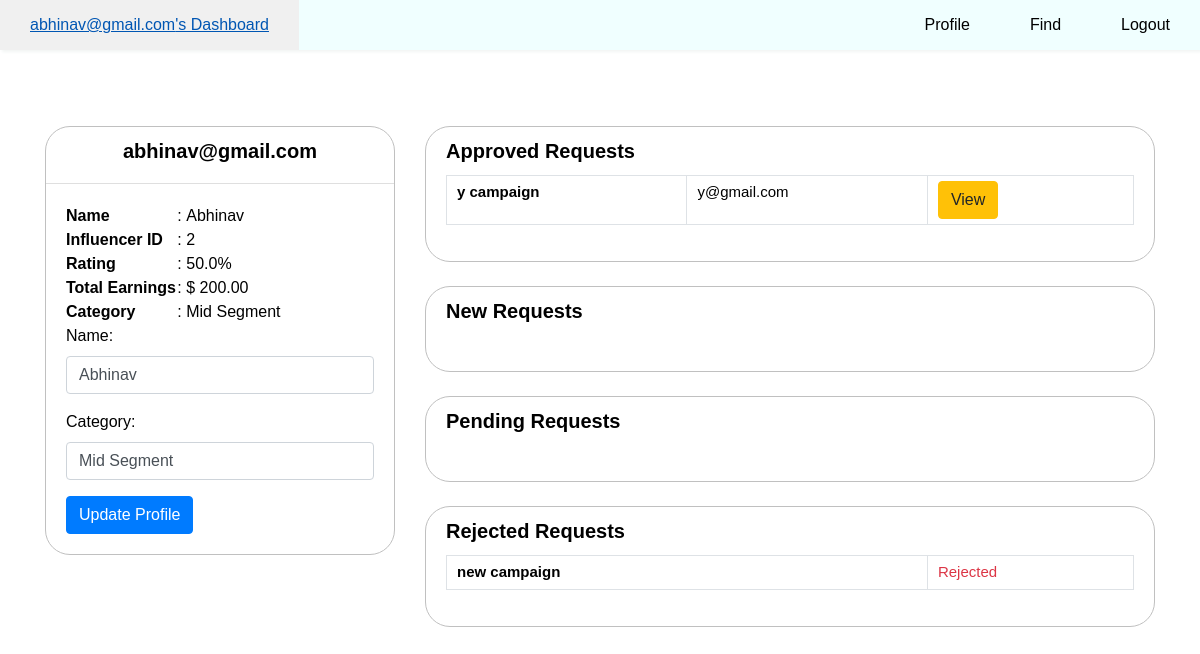
The page /profile (signed in) on the database its author committed.
### model.py (models this page shows)
class User(db.Model):
    id = db.Column(db.Integer, primary_key = True)
    name = db.Column(db.String, unique = False, nullable = True, default=lambda: '')
    email = db.Column(db.String, unique = True, nullable = False)
    password = db.Column(db.String, nullable = False)
    isAdmin = db.Column(db.Boolean, default = False)
    isInfluencer = db.Column(db.Boolean, default = False)
    isSponsor = db.Column(db.Boolean, default = False)
    isBlacklist = db.Column(db.Boolean, default = False)
    influencer = db.relationship('Influencer', back_populates='user', cascade="all, delete-orphan", uselist=False)
    sponsor = db.relationship('Sponsor', back_populates='user', cascade="all, delete-orphan", uselist=False)

class Influencer(db.Model):
    influencer_id = db.Column(db.Integer, db.ForeignKey('user.id'),primary_key=True)
    category = db.Column(db.String, nullable=True, default = '')
    rating = db.Column(db.Float, default=50.0)
    user = db.relationship('User', back_populates='influencer')
    requests = db.relationship('Request', back_populates='influencer', cascade="all, delete-orphan")
    blacklist_requests = db.relationship('BlacklistRequest', back_populates='influencer', cascade="all, delete-orphan")

class Request(db.Model):
    request_id = db.Column(db.Integer, primary_key=True)
    campaign_id = db.Column(db.Integer, db.ForeignKey('campaign.campaign_id'), nullable=False)
    influencer_id = db.Column(db.Integer, db.ForeignKey('influencer.influencer_id'), nullable=False)
    initiated_by_influencer = db.Column(db.Boolean, nullable=False)  # True if influencer initiated, False if sponsor initiated
    influencer_approved = db.Column(db.Boolean, nullable=True)  # None means pending, True means approved, False means rejected
    sponsor_approved = db.Column(db.Boolean, nullable=True)  # None means pending, True means approved, False means rejected
    status = db.Column(db.String, nullable=False, default='Pending')  # Status could be 'Pending', 'Approved', 'Rejected'
    campaign = db.relationship('Campaign', back_populates='requests')
    influencer = db.relationship('Influencer', back_populates='requests')
    __table_args__ = (db.UniqueConstraint('campaign_id', 'influencer_id', name='unique_camp_inf_req'),)

class Campaign(db.Model):
    campaign_id = db.Column(db.Integer, primary_key=True)
    sponsor_id = db.Column(db.Integer, db.ForeignKey('sponsor.sponsor_id'), nullable=False)
    title = db.Column(db.String, nullable=False)
    description = db.Column(db.Text, nullable=False)
    budget = db.Column(db.Numeric(10, 2), nullable=False)
    start_date = db.Column(db.Date, nullable=False)
    end_date = db.Column(db.Date, nullable=False)
    status = db.Column(db.String, nullable=False)
    niche = db.Column(db.String, nullable=False)
    isBlacklist = db.Column(db.Boolean, default=False)
    sponsor = db.relationship('Sponsor', back_populates='campaigns')
    requests = db.relationship('Request', back_populates='campaign', cascade="all, delete-orphan")

### app.py (the view, shortened to what this page needs)
@app.route('/profile',methods =['GET','POST'])
def profile():
    user = getUserInfo()
    if 'id' not in session:
        return redirect(url_for('login'))
    id = session['id']
    user = User.query.filter_by(id=id).first()
    if user.isInfluencer:
        approved_requests = Request.query.filter_by(
            influencer_id=user.influencer.influencer_id,
            status='Approved'
        ).all()
        active_campaigns = [req.campaign for req in approved_requests]
        new_requests = Request.query.filter_by(
            influencer_id=user.influencer.influencer_id,
            status='Pending',
            sponsor_approved=True,
            influencer_approved=None  # Influencer has not yet responded
        ).all()
        rejected_requests = Request.query.filter_by(
        influencer_id=user.influencer.influencer_id,
        status='Rejected').all()
        pending_requests = Request.query.filter_by(
            influencer_id=user.influencer.influencer_id,
            status='Pending',
            sponsor_approved=None  # Sponsor has not yet responded
        ).all()
        total_earnings = sum(req.campaign.budget for req in approved_requests)
        return render_template('profile.html',  nav_type=user,
                                                approved_requests=approved_requests,
                                                new_requests=new_requests,
                                                pending_requests=pending_requests,
                                                rejected_requests=rejected_requests, total_earnings= total_earnings)
    elif user.isAdmin:
        return render_template('profile.html', nav_type=user)
    else:
        flash("Unauthorized access.", "danger")
        return redirect(url_for('login'))

### helper.py (called while the page is built)
def getUserInfo():
    if 'id' in session:
        current_user = User.query.filter_by(id = session['id']).first()
        if current_user:
            usr_id = current_user.id
            email = current_user.email
            isAdmin = current_user.isAdmin
            isInfluencer = current_user.isInfluencer
            isSponsor = current_user.isSponsor
            isBlacklist = current_user.isBlacklist
            return {'usr_id':usr_id, 'email':email, 'isAdmin':isAdmin, 'isInfluencer':isInfluencer, 'isSponsor':isSponsor,'isBlacklist':isBlacklist}
        else:
            return None

### templates/profile.html (shortened to what this page needs)
{% extends './layouts/layout.html' %}
{% block body %}
    {% include './components/navbar.html' %}
    {% if nav_type.isInfluencer %}
        {% include './components/influencer/profile.html' %}
    {% elif nav_type.isSponsor %}
        {% include './components/sponsor/profile.html' %}
    {% endif %}
{% endblock %}

### templates/components/navbar.html (shortened to what this page needs)
<nav>
    <ul>
        {% if nav_type.isInfluencer == 1 %}
        <li><a href="{{ url_for('index') }}">{{ nav_type.email }}'s Dashboard</a></li>
        <li><a href="{{ url_for('profile') }}">Profile</a></li>
        <li><a href="{{ url_for('findCampaigns') }}">Find</a></li>
        <li><a href="{{ url_for('logout') }}">Logout</a></li>
        {% endif %}
    </ul>
</nav>

### templates/components/influencer/profile.html (shortened to what this page needs)
<div style="height: 30px"></div>
<div class="influencer-profile">
    <div class="container">
        <div class="row">
            <div class="col-lg-4">
                <div class="card shadow-sm">
                    <div class="card-header bg-transparent text-center">
                        <h3>{{ nav_type.email }}</h3>
                    </div>
                    <div class="card-body">
                        <table>
                          <tr>
                            <th width="50%">Name</th>
                            <td width="2%">:</td>
                            <td width="2%"></td>
                            <td>{{ nav_type.influencer.user.name }}</td>
                          </tr>
                            <tr>
                                <th width="50%">Influencer ID</th>
                                <td width="2%">:</td>
                                <td width="2%"></td>
                                <td>{{ nav_type.influencer.influencer_id }}</td>
                            </tr>
                            <tr>
                                <th width="50%">Rating</th>
                                <td width="2%">:</td>
                                <td width="2%"></td>
                                <td>{{ nav_type.influencer.rating }}%</td>
                            </tr>
                            <tr>
                                <th width="50%">Total Earnings</th>
                                <td width="2%">:</td>
                                <td width="2%"></td>
                                <td>$ {{ total_earnings }}</td>
                            </tr>
                            <tr>
                              <th width="50%">Category</th>
                              <td width="2%">:</td>
                              <td width="2%"></td>
                              <td>{{ nav_type.influencer.category }}</td>
                          </tr>
                        </table>
                        <form method="POST" style="display: inline;" action="{{ url_for('edit_influencer_profile') }}">
                          <div class="form-group">
                              <label for="name">Name:</label>
                              <input type="text" class="form-control" id="name" name="name" value="{{ nav_type.influencer.user.name }}" required>
                          </div>
                          <div class="form-group">
                              <label for="category">Category:</label>
                              <input type="text" class="form-control" id="category" name="category" value="{{ nav_type.influencer.category }}" required>
                          </div>
                          <button type="submit" class="btn btn-primary">Update Profile</button>
                      </form>
                    </div>
                </div>
            </div>
            <div class="col-lg-8">
                <div class="card shadow-sm mb-4">
                    <div class="card-header bg-transparent border-0">
                        <h3 class="mb-0">Approved Requests</h3>
                    </div>
                    <div class="card-body pt-0">
                        <table class="table table-bordered">
                            {% for request in approved_requests %}
                            <tr>
                                <th width="35%">{{ request.campaign.title }}</th>
                                <td width="35%">{{ request.campaign.sponsor.user.email }}</td>
                                <td width="30%"><a href="#" class="btn btn-warning" data-toggle="modal" data-target="#campaignModal{{ request.campaign.campaign_id }}">View</a></td>
                            </tr>
                            {% endfor %}
                        </table>
                    </div>
                </div>
                <div class="card shadow-sm mb-4">
                    <div class="card-header bg-transparent border-0">
                        <h3 class="mb-0">New Requests</h3>
                    </div>
                    <div class="card-body pt-0">
                    </div>
                </div>
                <div class="card shadow-sm mb-4">
                    <div class="card-header bg-transparent border-0">
                        <h3 class="mb-0">Pending Requests</h3>
                    </div>
                    <div class="card-body pt-0">
                    </div>
                </div>
                <div class="card shadow-sm mb-4">
                    <div class="card-header bg-transparent border-0">
                        <h3 class="mb-0">Rejected Requests</h3>
                    </div>
                    <div class="card-body pt-0">
                        <table class="table table-bordered">
                            {% for request in rejected_requests %}
                            <tr>
                                <th width="70%">{{ request.campaign.title }}</th>
                                <td><span class="text-danger">Rejected</span></td>
                            </tr>
                            {% endfor %}
                        </table>
                    </div>
                </div>
            </div>
        </div>
    </div>
</div>

### static/style.css (style rules this page uses)
* { margin:0; padding:0; }
body { padding: 0; margin: 0; font-family: 'Franklin Gothic Medium', 'Arial Narrow', Arial, sans-serif; color: #000; min-height: 100vh; }
nav { background-color: azure; box-shadow: 2px 2px 3px rgb(242,245,244); }
nav ul { width: 100%; list-style: none; display: flex; justify-content: flex-end; align-items: center; }
nav li { height: 50px; }
nav a { height: 100%; padding: 0 30px; text-decoration: none; display: flex; align-items: center; color: black; }
nav li:first-child { margin-right: auto; }
form { display: flex; justify-content: center; align-items: center; min-height: 75vh; font-family: 'Franklin Gothic Medium', 'Arial Narrow', Arial, sans-serif; width: 100%; }
.influencer-profile { margin: 30px auto ; }
.influencer-profile .card { border-radius: 25px; border-color: silver; margin: auto; }
.influencer-profile .card h3 { font-size: 20px; font-weight: 700; }
.influencer-profile .table th, .influencer-profile .table td { font-size: 15px; padding: 5px 10px; color: #000; }

### rows shown on the page
User: email "abhinav@gmail.com", influencer.user.name "Abhinav", name "Abhinav"
Influencer: influencer.influencer_id "2", influencer.rating "50.0", influencer.category "Mid Segment", category "Mid Segment"
Request: campaign "y campaign", campaign.sponsor.user.email "y@gmail.com"
Request: campaign "new campaign"

### other values the page prints
{{ total_earnings }} "200.00"
